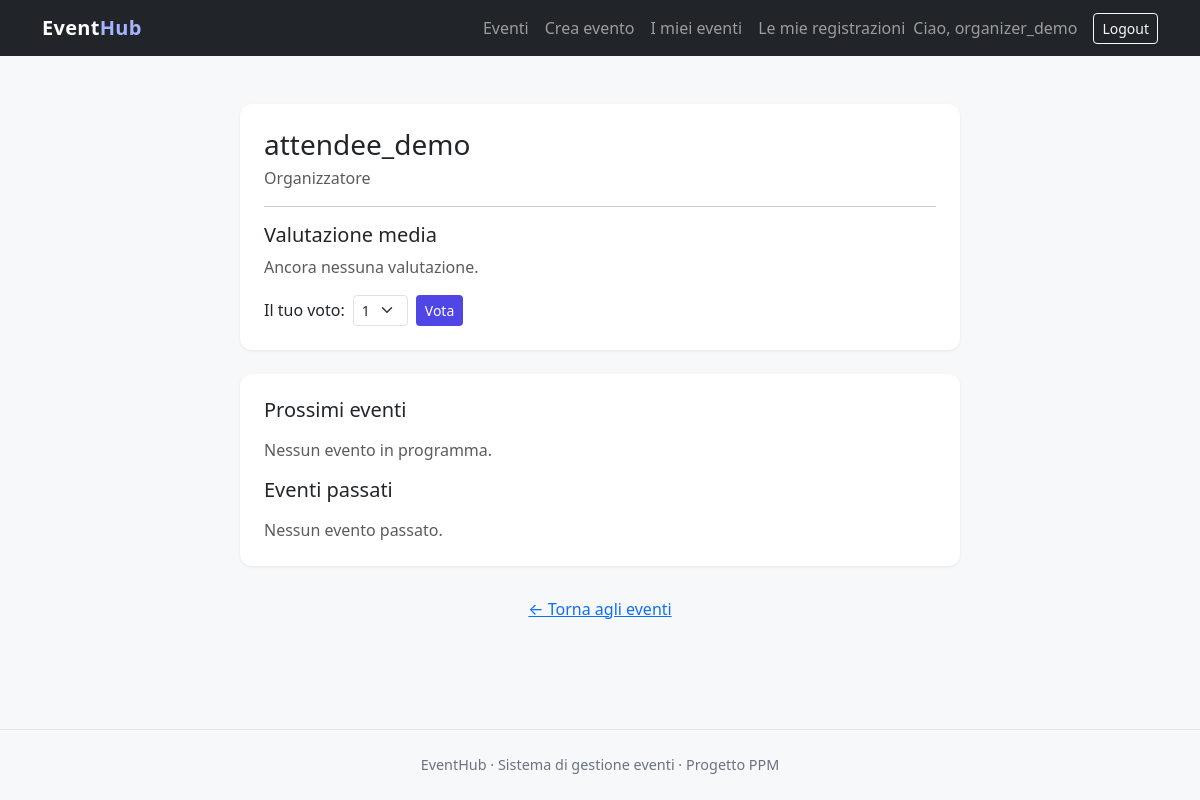
Page /organizer/3/ (signed in) on the earlier database version.
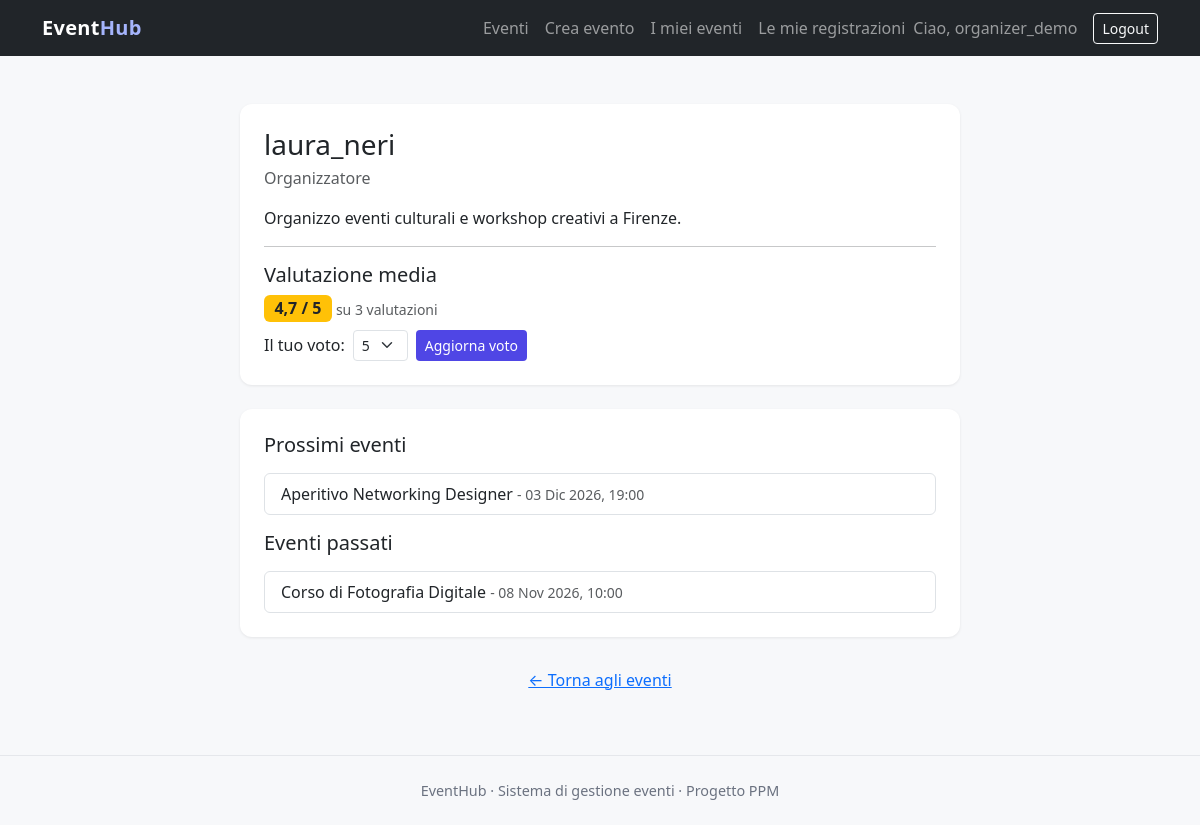
Same page on the later database version.
### accounts/models.py (models this page shows, shortened)
class CustomUser(AbstractUser):
    bio = models.TextField(
        "biografia",
        blank=True,
        help_text="Breve descrizione facoltativa dell'utente.",
    )
    @property
    def is_organizer(self):
        return self.groups.filter(name="Organizer").exists()

### events/models.py (models this page shows, shortened)
class Rating(models.Model):
    SCORE_CHOICES = [(i, str(i)) for i in range(1, 6)]
    organizer = models.ForeignKey(
        settings.AUTH_USER_MODEL,
        on_delete=models.CASCADE,
        related_name="ratings_received",
        verbose_name="organizzatore",
    )
    author = models.ForeignKey(
        settings.AUTH_USER_MODEL,
        on_delete=models.CASCADE,
        related_name="ratings_given",
        verbose_name="autore",
    )
    score = models.PositiveSmallIntegerField("voto", choices=SCORE_CHOICES)
    created_at = models.DateTimeField("dato il", auto_now_add=True)
    class Meta:
        ordering = ["-created_at"]
        unique_together = ("organizer", "author")

class Event(models.Model):
    title = models.CharField("titolo", max_length=200)
    description = models.TextField("descrizione")
    date = models.DateTimeField("data e ora")
    location = models.CharField("luogo", max_length=200)
    organizer = models.ForeignKey(
        settings.AUTH_USER_MODEL,
        on_delete=models.CASCADE,
        related_name="events_organized",
        verbose_name="organizzatore",
    )
    class Meta:
        ordering = ["date"]

### events/views.py (the view)
# urls.py: path("organizer/<int:pk>/", views.OrganizerProfileView.as_view(), name="organizer-profile"),
class OrganizerProfileView(DetailView):
    model = CustomUser
    template_name = "events/organizer_profile.html"
    context_object_name = "organizer"
    def get_context_data(self, **kwargs):
        context = super().get_context_data(**kwargs)
        organizer = self.object
        now = timezone.now()
        events = organizer.events_organized.all()
        context["upcoming_events"] = events.filter(date__gte=now)
        context["past_events"] = events.filter(date__lt=now)
        context["avg_rating"] = organizer.ratings_received.aggregate(
            Avg("score")
        )["score__avg"]
        context["rating_count"] = organizer.ratings_received.count()
        if self.request.user.is_authenticated:
            context["user_rating"] = organizer.ratings_received.filter(
                author=self.request.user
            ).first()
        context["score_range"] = [1, 2, 3, 4, 5]
        return context

### templates/events/organizer_profile.html (shortened to what this page needs)
{% extends "base.html" %}
{% block content %}
<div class="card form-card" style="max-width: 720px;">
    <div class="card-body p-4">
        <h1 class="h3 mb-1">{{ organizer.username }}</h1>
        <p class="text-muted">Organizzatore</p>
        {% if organizer.bio %}<p>{{ organizer.bio }}</p>{% endif %}
        <hr>
        <h2 class="h5">Valutazione media</h2>
        {% if avg_rating %}
            <p class="mb-1">
                <span class="badge bg-warning text-dark fs-6">{{ avg_rating|floatformat:1 }} / 5</span>
                <small class="text-muted">su {{ rating_count }} valutazioni</small>
            </p>
        {% else %}
            <p class="text-muted">Ancora nessuna valutazione.</p>
        {% endif %}
        {% if user.is_authenticated and user != organizer %}
            <form method="post" action="{% url 'rate-organizer' organizer.pk %}" class="mt-2 d-flex align-items-center gap-2">
                <label class="mb-0">Il tuo voto:</label>
                <select name="score" class="form-select form-select-sm" style="width:auto;">
                    {% for n in score_range %}
                        <option value="{{ n }}" {% if user_rating and user_rating.score == n %}selected{% endif %}>{{ n }}</option>
                    {% endfor %}
                </select>
                <button type="submit" class="btn btn-accent btn-sm">
                    {% if user_rating %}Aggiorna voto{% else %}Vota{% endif %}
                </button>
            </form>
        {% endif %}
    </div>
</div>
<div class="card form-card" style="max-width: 720px;">
    <div class="card-body p-4">
        <h2 class="h5 mb-3">Prossimi eventi</h2>
        {% if upcoming_events %}
            <div class="list-group mb-3">
                {% for event in upcoming_events %}
                    <a href="{% url 'event-detail' event.pk %}" class="list-group-item list-group-item-action">
                        {{ event.title }} <small class="text-muted">- {{ event.date|date:"d M Y, H:i" }}</small>
                    </a>
                {% endfor %}
            </div>
        {% else %}
            <p class="text-muted">Nessun evento in programma.</p>
        {% endif %}
        <h2 class="h5 mb-3">Eventi passati</h2>
        {% if past_events %}
            <div class="list-group">
                {% for event in past_events %}
                    <a href="{% url 'event-detail' event.pk %}" class="list-group-item list-group-item-action">
                        {{ event.title }} <small class="text-muted">- {{ event.date|date:"d M Y, H:i" }}</small>
                    </a>
                {% endfor %}
            </div>
        {% else %}
            <p class="text-muted mb-0">Nessun evento passato.</p>
        {% endif %}
    </div>
</div>
<div class="text-center">
    <a href="{% url 'event-list' %}" class="btn btn-link">&larr; Torna agli eventi</a>
</div>
{% endblock %}

Differences in the rows shown:
changed CustomUser: username "attendee_demo" → "laura_neri"; bio (not shown) → "Organizzo eventi culturali e workshop creativi a Firenze."
added Rating: score "5"
added Event: title "Aperitivo Networking Designer", date "03 Dic 2026, 19:00", shown under "Prossimi eventi"
added Event: title "Corso di Fotografia Digitale", date "08 Nov 2026, 10:00", shown under "Eventi passati"
Other differences:
{{ avg_rating|floatformat:1 }}: (not shown) → "4,7"
{{ rating_count }}: (not shown) → "3"
form field score: "1" → (not shown)
text no longer shown: "Ancora nessuna valutazione. Vota Nessun evento in programma. Nessun evento passato."
text now shown: "/ 5 su valutazioni Aggiorna voto"
